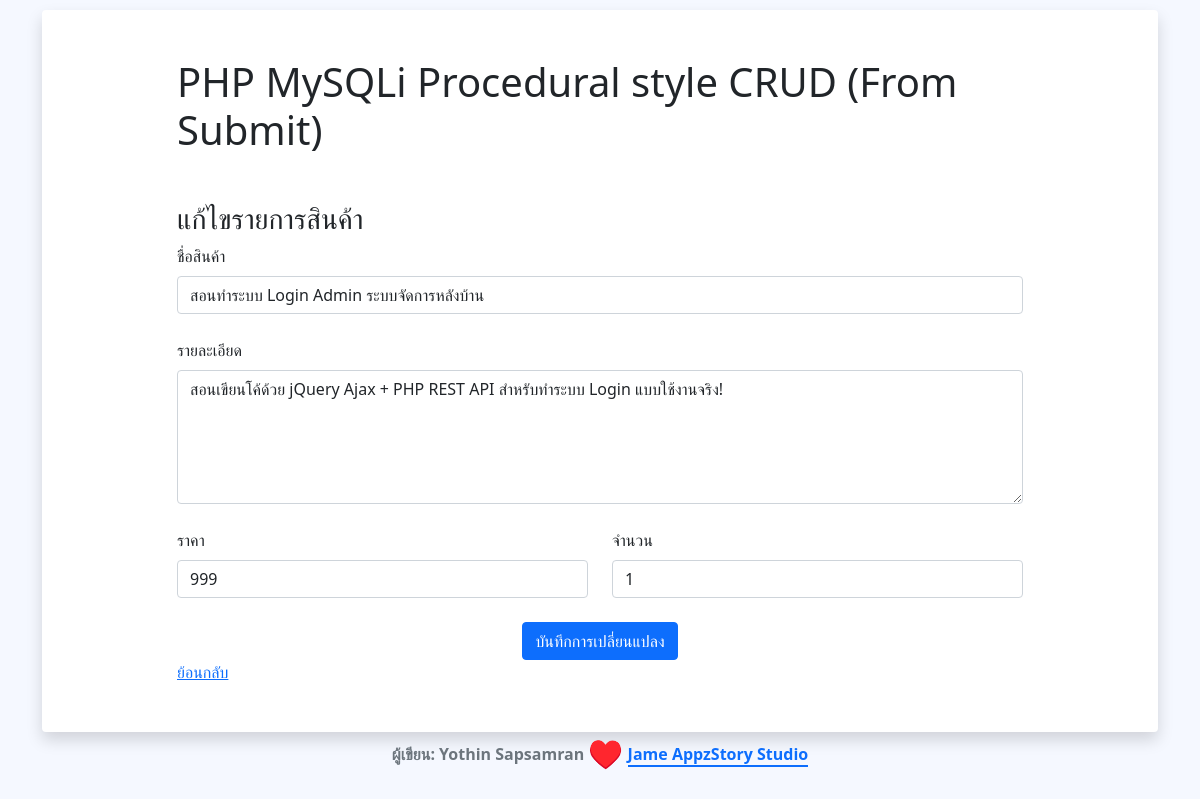
Page /form-update.php?id=2 on the committed database.
### tables this page shows
CREATE TABLE `products` (
  `id` int(11) NOT NULL,
  `name` varchar(255) NOT NULL,
  `detail` text NOT NULL,
  `price` int(11) NOT NULL,
  `amount` int(11) NOT NULL,
  `created_at` datetime NOT NULL,
  `updated_at` datetime NOT NULL
);

### form-update.php (the view, shortened to what this page needs)
<?php
    require_once('php/connect.php');
    $sql = "SELECT * FROM products WHERE id = '". $conn->real_escape_string($_GET['id'])."' ";
    $result = $conn->query($sql);
    $row = $result->fetch_assoc();
?>
<!DOCTYPE html>
<html lang="en">
<head>
    <link href="https://cdn.jsdelivr.net/npm/bootstrap@5.1.3/dist/css/bootstrap.min.css" rel="stylesheet">
</head>
<body>
<div class="flex-container">
    <div class="container">
        <div class="shadow rounded p-5 bg-body h-100">
            <div class="row justify-content-center">
                <div class="col-md-10">
                    <h1 class="mb-5"> PHP MySQLi Procedural style CRUD (From Submit) </h1>
                    <h3>แก้ไขรายการสินค้า</h3>
                    <form class="row gy-4" action="php/update.php" method="POST">
                        <div class="col-md-12">
                            <label for="name" class="form-label">ชื่อสินค้า</label>
                            <input type="text" class="form-control" id="name" name="name" placeholder="ชื่อสินค้า" value="<?php echo $row['name'] ?>"required>
                        </div>
                        <div class="col-md-12">
                            <label for="detail" class="form-label">รายละเอียด</label>
                            <textarea type="text" class="form-control" id="detail" name="detail" rows="5" placeholder="รายละเอียด" required><?php echo $row['detail'] ?></textarea>
                        </div>
                        <div class="col-md-6">
                            <label for="price" class="form-label">ราคา</label>
                            <input type="number" class="form-control" id="price" name="price" min="0" max="999999" placeholder="ราคา" value="<?php echo $row['price'] ?>"required>
                        </div>
                        <div class="col-md-6">
                            <label for="amount" class="form-label">จำนวน</label>
                            <input type="number" class="form-control" id="amount" name="amount" min="0" max="999999" placeholder="จำนวน" value="<?php echo $row['amount'] ?>"required>
                        </div>
                        <div class="col-12">
                            <button type="submit" name="submit" class="btn btn-primary d-block mx-auto">บันทึกการเปลี่ยนแปลง</button>
                        </div>
                    </form>
                    <a href="./">ย้อนกลับ</a>
                </div>
            </div>
        </div>
        <p class="fw-bolder text-secondary text-center">
            ผู้เขียน: Yothin Sapsamran <span class="text-danger fs-3" style="vertical-align: sub;">♥️</span>
            <a class="border-bottom border-2 border-primary text-decoration-none" href="https://appzstory.dev"> Jame AppzStory Studio</a>
        </p>
    </div>
</div>
</body>
</html>

### form-update.php (style rules this page uses)
.flex-container { display: flex; align-items: center; justify-content: center; min-height: 100vh; background-color: #F5F8FF; }

### rows in the picture
products: name "สอนทำระบบ Login Admin ระบบจัดการหลังบ้าน", detail "สอนเขียนโค้ด้วย jQuery Ajax + PHP REST API สำหรับทำระบบ Login แบบใช้งานจริง!", price "999", amount "1"
